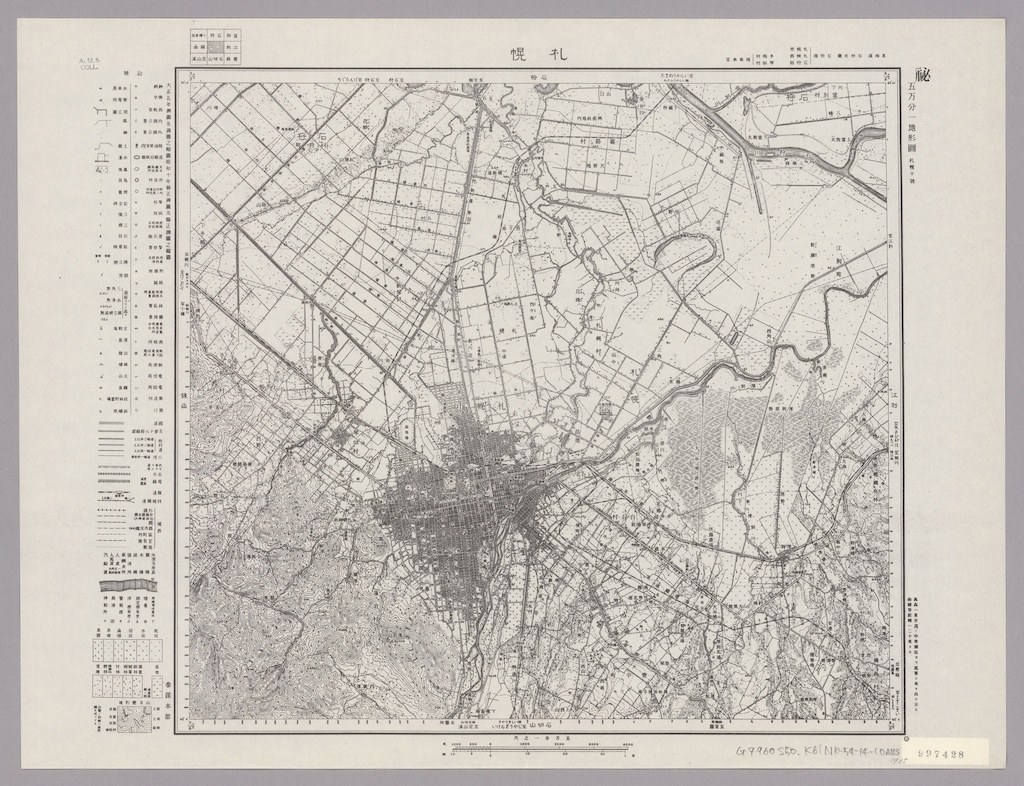
#> input picture targets/sample1.jpg, 1024 x 786 px
$ python -i image_processor.py   (imports and definitions only)
#> lines starting #> are read from the running program, lines starting #| are printed output that depends on the picture; after the words box and inside, x2 and y2 are one past the last pixel; in counts of white or black regions, pixels touching at a corner belong together
"""画像処理機能を提供するモジュール。

このモジュールは、外邦図の画像から図郭の四隅を検出するための機能を提供します。
"""

from typing import List, Optional, Tuple

import cv2
import numpy as np


class ImageProcessor:
    """外邦図の画像処理を行うクラス。"""

    def __init__(
        self,
        binary_threshold: int = 150,
        erode_kernel: int = 2,
        erode_iteration: int = 1,
        line_accumulation: int = 2000,
        rho_precision: int = 1,
        theta_precision: float = np.pi / 180,
    ):
        """ImageProcessorを初期化します。

        Args:
            binary_threshold: 二値画像変換の閾値
            erode_kernel: erodeのkernelの大きさ
            erode_iteration: erodeの実行回数
            line_accumulation: 直線として認識されるのに必要な同一直線状のpx数
            rho_precision: ρの精度
            theta_precision: θの精度
        """
        self.binary_threshold = binary_threshold
        self.erode_kernel = erode_kernel
        self.erode_iteration = erode_iteration
        self.line_accumulation = line_accumulation
        self.rho_precision = rho_precision
        self.theta_precision = theta_precision

    def detect_lines(self, image_path: str) -> Optional[np.ndarray]:
        """画像から直線を検出します。

        Args:
            image_path: 画像ファイルのパス

        Returns:
            検出された直線のリスト、検出できなかった場合はNone
        """
#> called with image_path = '../targets/sample1.jpg'
        try:
            img = cv2.imread(image_path)
#> img is the input picture: shape (786, 1024, 3); mean B, G, R 188.4, 195.7, 201.1
            # 画像の読み込み（グレースケール）
            gray = cv2.cvtColor(img, cv2.COLOR_BGR2GRAY)
            if gray is None:
                print(f"画像を読み込めませんでした: {image_path}")
                return None

            # edge
            edges = cv2.Canny(gray, 50, 150, apertureSize=3)
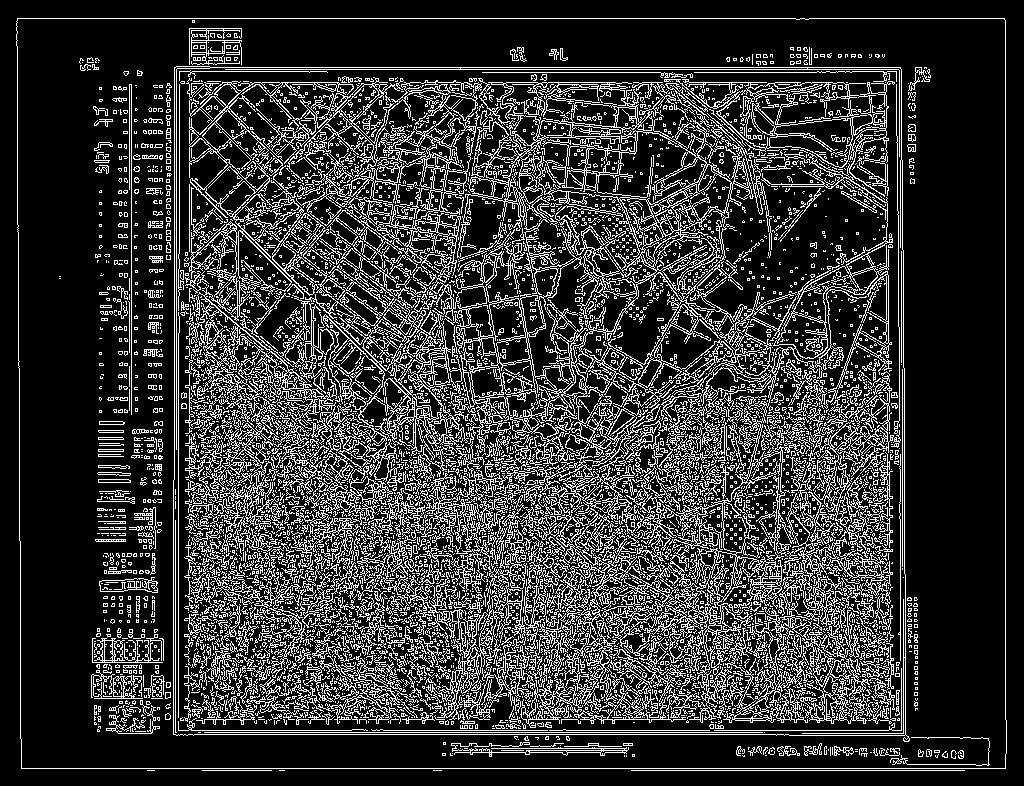
#> edges: shape (786, 1024); 20.5% white in thin lines or dots
            # DEBUG edges を出力
            cv2.imwrite("0_debug_edges.jpg", edges)

            # 二値画像へ変換
            _, thresh = cv2.threshold(
                edges, self.binary_threshold, 255, cv2.THRESH_BINARY_INV
            )
#> thresh: shape (786, 1024); 79.5% white; black in thin lines or dots

            # DEBUG 画像を出力
            cv2.imwrite("1_debug_binary.jpg", thresh)

            # 境界を削り細線を除去
            kernel = np.ones((self.erode_kernel, self.erode_kernel), np.uint8)
            eroded = cv2.erode(thresh, kernel, iterations=self.erode_iteration)
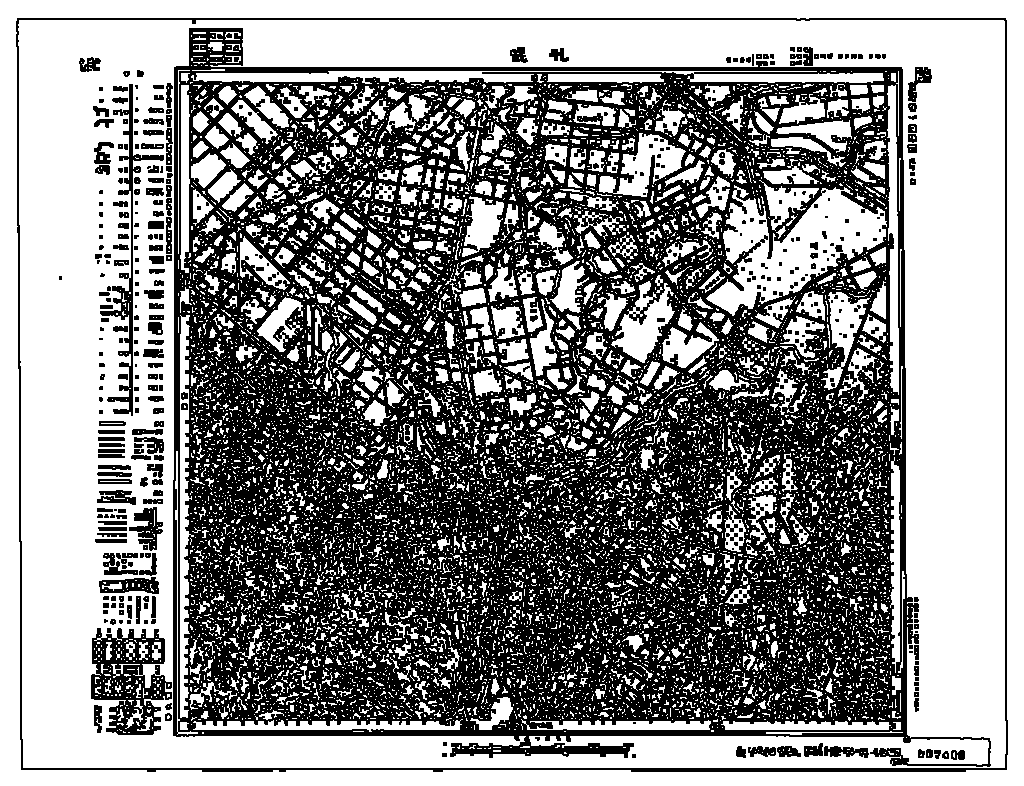
#> eroded: shape (786, 1024); 54.8% white; 448 black regions (225 under 20 px), largest, box (x1, y1, x2, y2) and area: (173, 28, 991, 767) 330450, (16, 18, 1008, 772) 7853, (91, 628, 172, 735) 4669

            # DEBUG eroded を出力
            cv2.imwrite("2_debug_eroded.jpg", eroded)

            lines = cv2.HoughLines(edges,1,np.pi/180,750)
#> lines = [[768, 1.57], [18, 1.57]]

            # 辺の候補となる直線（極座標表示）を取得
            # lines = cv2.HoughLines(
            #     eroded,
            #     self.rho_precision,
            #     self.theta_precision,
            #     self.line_accumulation,
            # )

            eroded_colored = cv2.cvtColor(eroded, cv2.COLOR_GRAY2BGR)

            # DEBUG 直線を画像の上に描画
            # 色は赤、太さは2px
            if lines is not None:
              for rho, theta in lines[:, 0]:
                  a = np.cos(theta)
                  b = np.sin(theta)
                  x0 = a * rho
                  y0 = b * rho
                  x1 = int(x0 + 1000 * (-b))
                  y1 = int(y0 + 1000 * (a))
                  x2 = int(x0 - 1000 * (-b))
                  y2 = int(y0 - 1000 * (a))
                  cv2.line(eroded_colored, (x1, y1), (x2, y2), (0, 255, 0), 2)
#> this loop made 2 passes
#> (rho, theta, a, b, x0, y0, x1, y1) on passes 1 to 2: (768, 1.57, -4.37e-08, 1, -3.36e-05, 768, -1000, 767), (18, 1.57, -4.37e-08, 1, -7.87e-07, 18, -1000, 17)
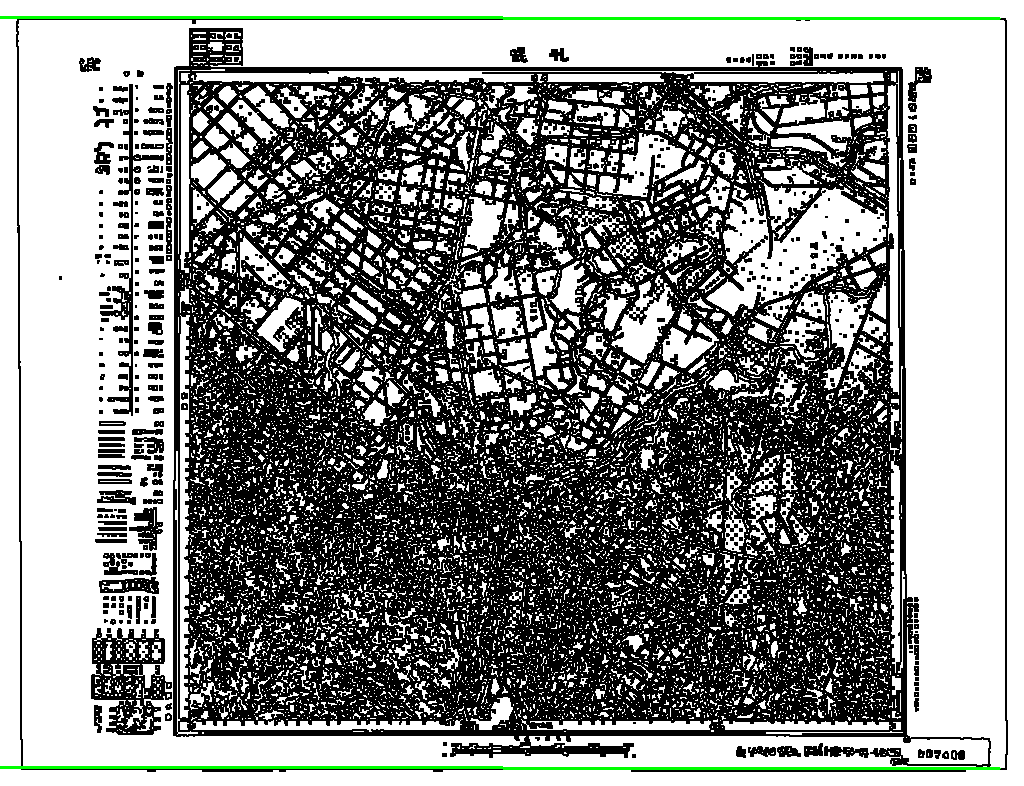
#> eroded_colored: shape (786, 1024, 3); mean B, G, R 138.8, 140.7, 138.8
              cv2.imwrite("3_debug_lines.jpg", eroded_colored)

            return lines
        except Exception as e:
            print(f"直線検出中にエラーが発生しました: {e}")
            return None

    # [170 lines left out: functions get_corners, visualize_corners, not called in this run]

>>> result = ImageProcessor().detect_lines('../targets/sample1.jpg')
#> result = [[768, 1.57], [18, 1.57]]

$ run again, on targets/sample2.jpg
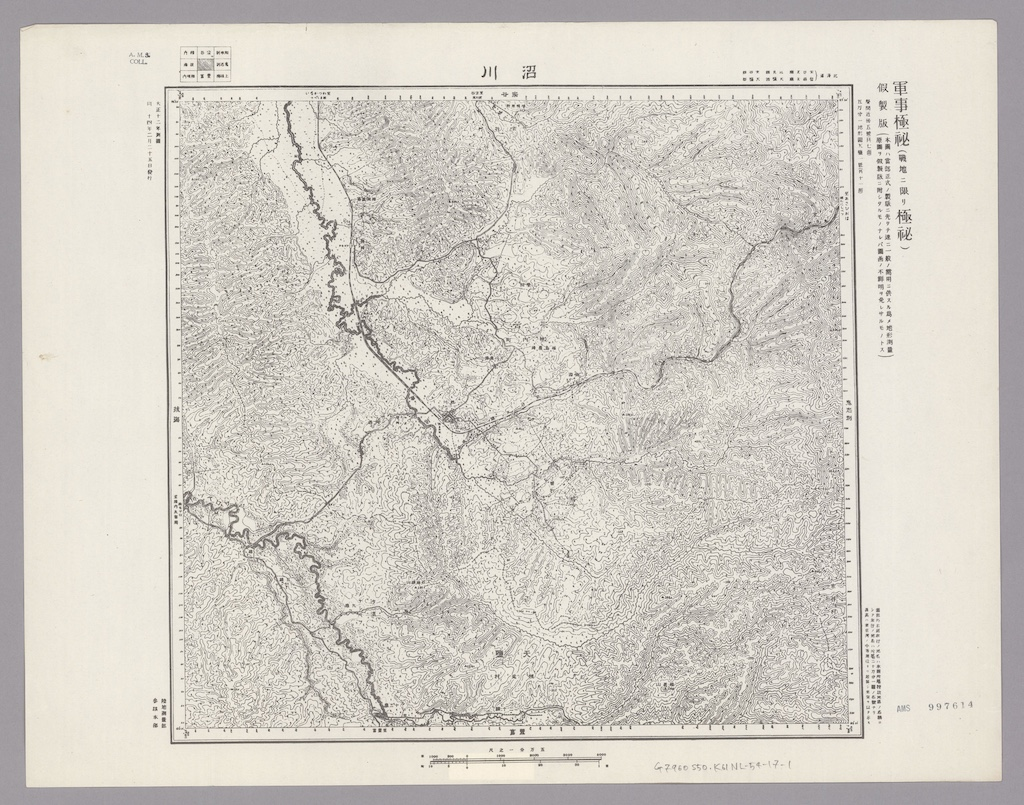
#> input picture targets/sample2.jpg, 1024 x 805 px
#> in detect_lines, img is the input picture: shape (805, 1024, 3); mean B, G, R 198.2, 206.4, 211.2
#> in detect_lines, `edges = cv2.Canny(gray, 50, 150, apertureSize=3)`:
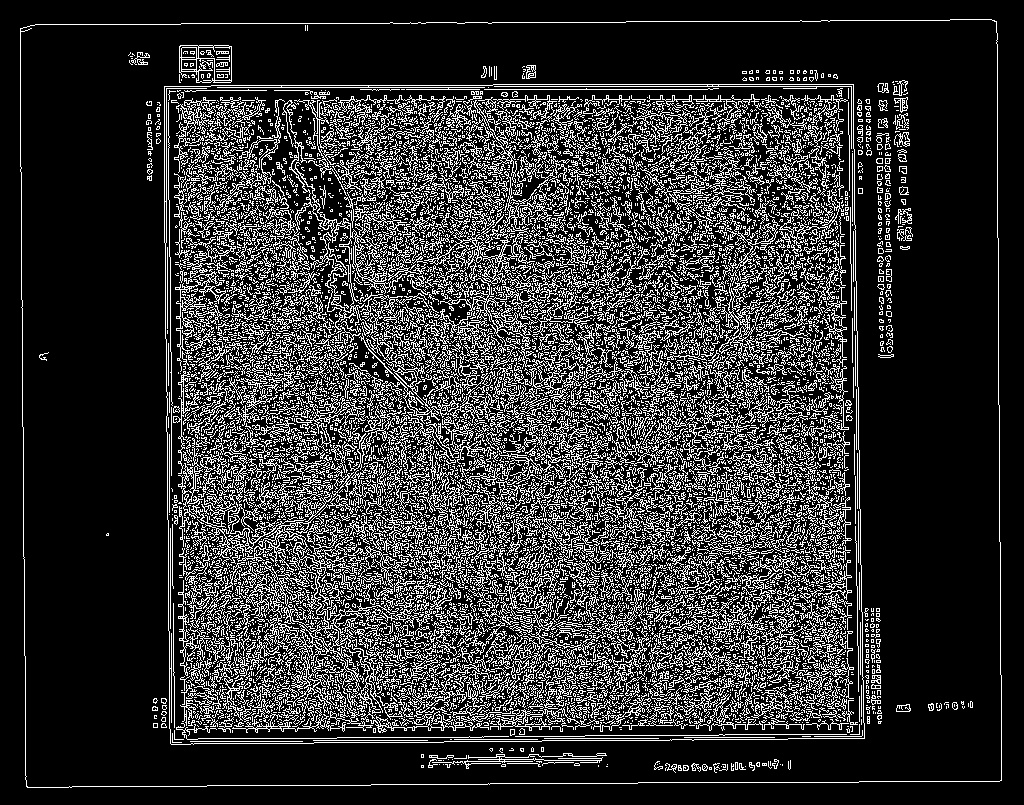
#> edges: shape (805, 1024); 19.7% white in thin lines or dots
#> thresh: shape (805, 1024); 80.3% white; black in thin lines or dots
#> in detect_lines, `eroded = cv2.erode(thresh, kernel, iterations=self.erode_iteration)`:
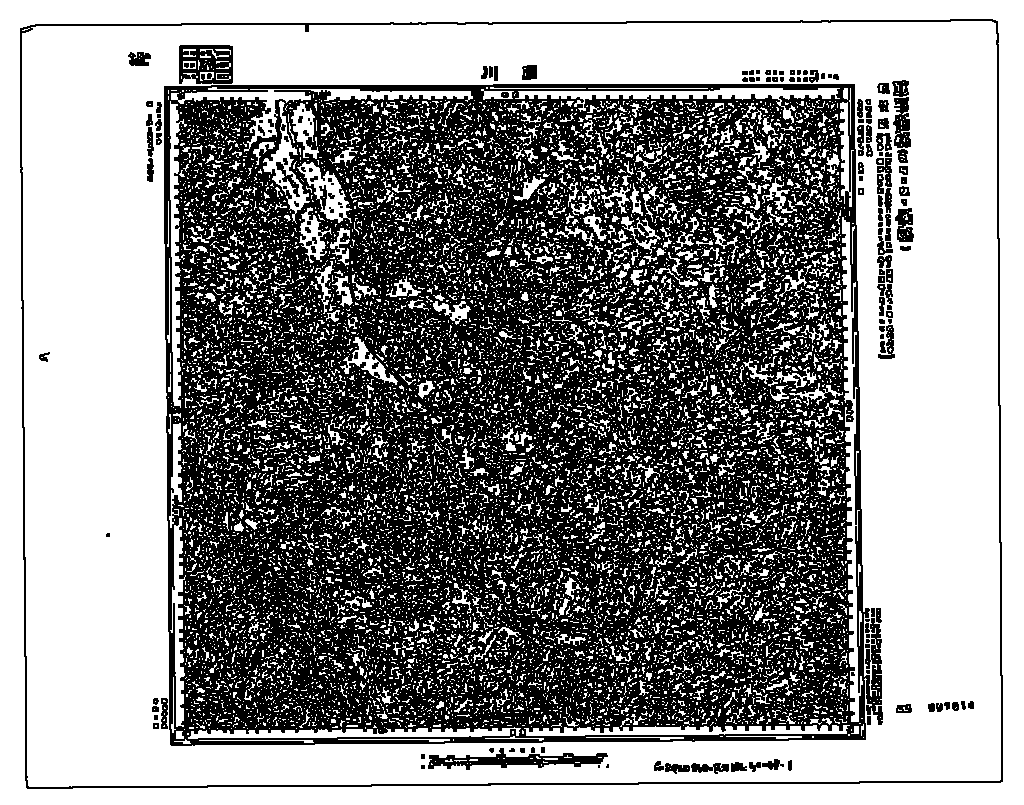
#> eroded: shape (805, 1024); 55.6% white; 182 black regions (49 under 20 px), largest, box (x1, y1, x2, y2) and area: (164, 84, 883, 746) 345819, (20, 19, 1003, 789) 7051, (428, 748, 608, 770) 1588
#> lines = None

$ run again, on targets/sample3.jpg
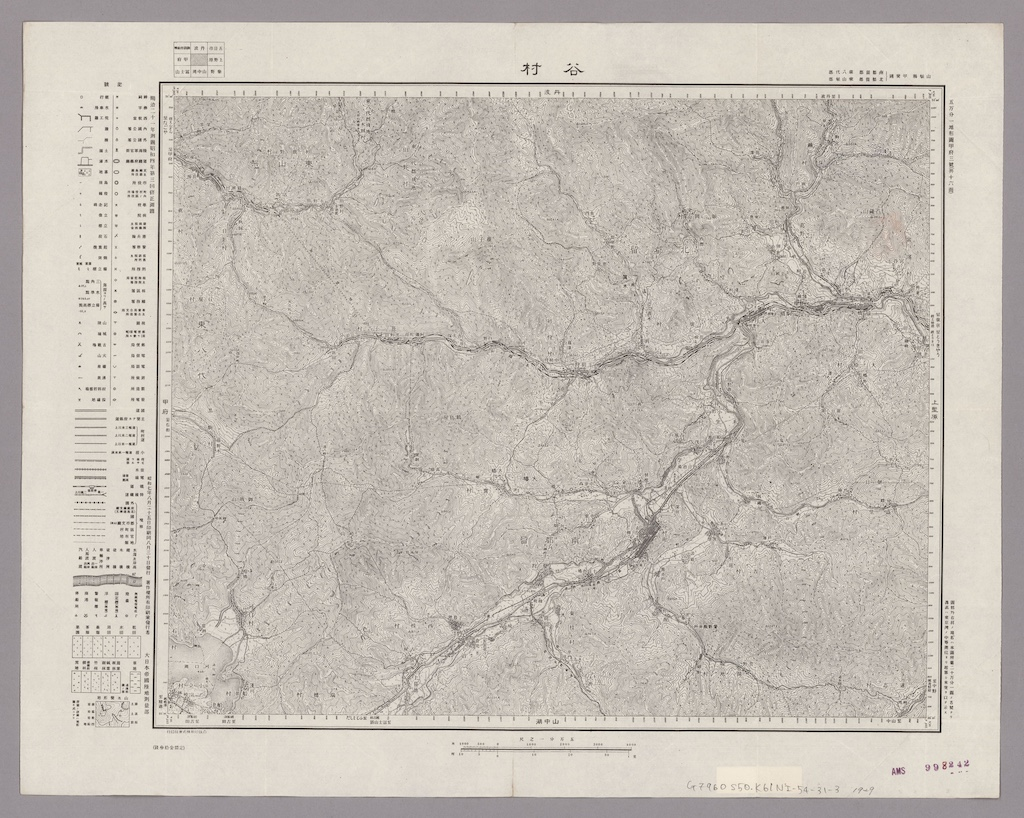
#> input picture targets/sample3.jpg, 1024 x 818 px
#> in detect_lines, img is the input picture: shape (818, 1024, 3); mean B, G, R 181.6, 190.1, 196.8
#> in detect_lines, `edges = cv2.Canny(gray, 50, 150, apertureSize=3)`:
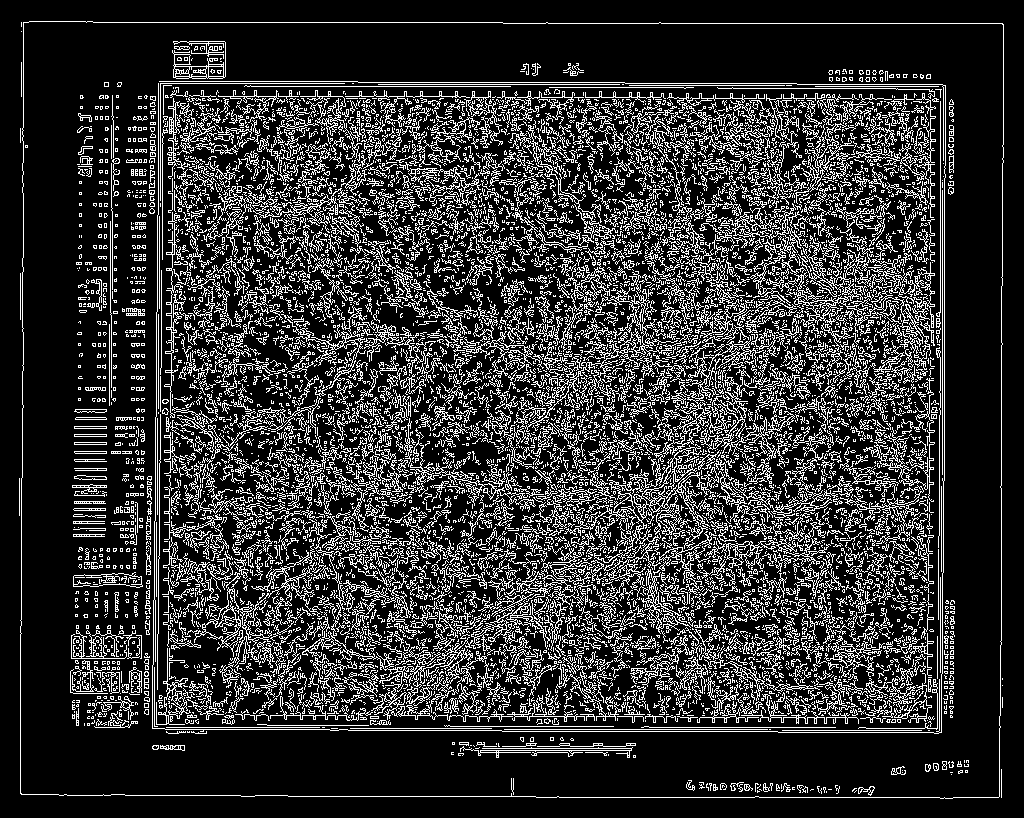
#> edges: shape (818, 1024); 19.6% white in thin lines or dots
#> thresh: shape (818, 1024); 80.4% white; black in thin lines or dots
#> in detect_lines, `eroded = cv2.erode(thresh, kernel, iterations=self.erode_iteration)`:
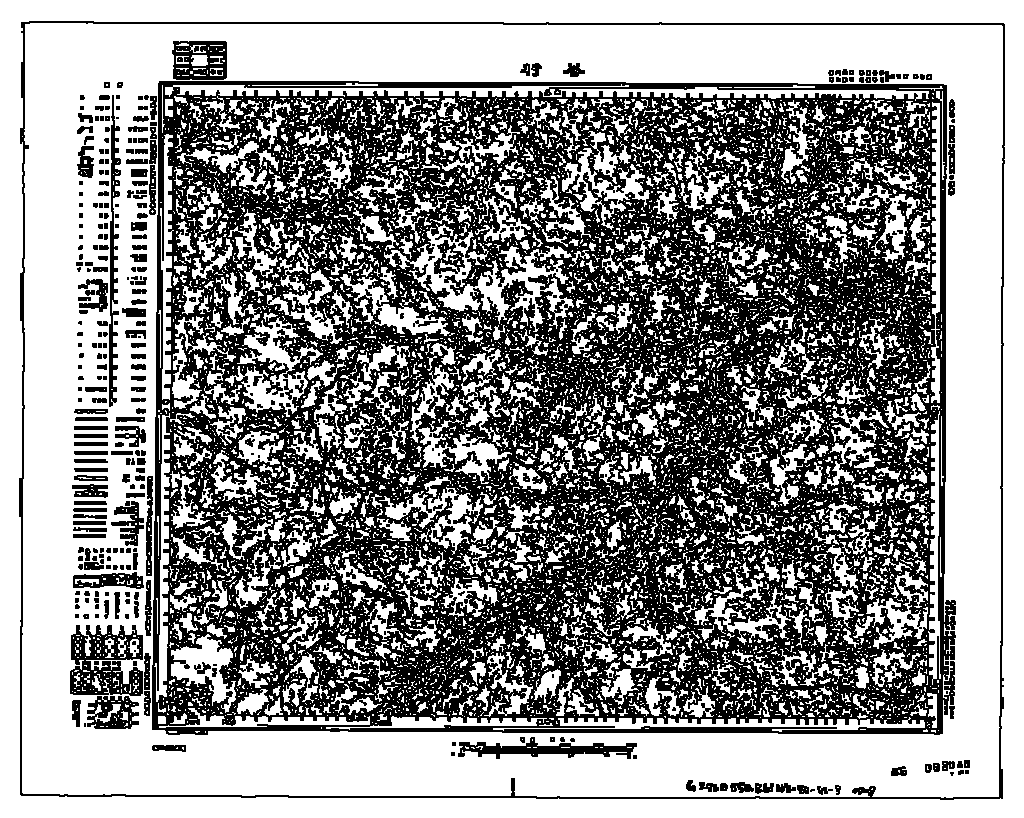
#> eroded: shape (818, 1024); 56.6% white; 414 black regions (148 under 20 px), largest, box (x1, y1, x2, y2) and area: (152, 81, 956, 735) 327177, (19, 21, 1005, 800) 7704, (70, 625, 143, 696) 3189
#> lines = None
